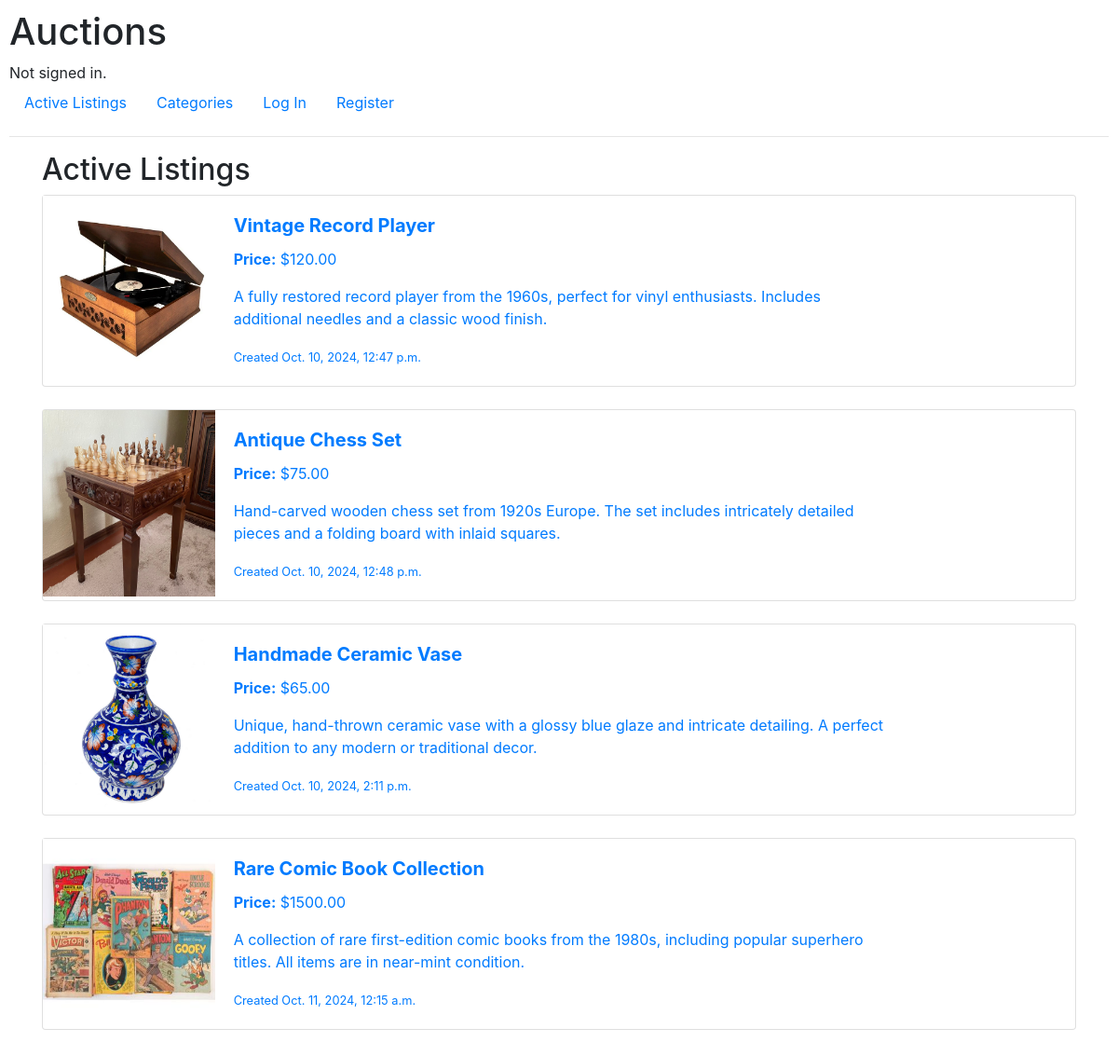
The page / on the database its author committed.
### auctions/models.py (models this page shows)
class AuctionListing(models.Model):
    name = models.CharField(max_length=100)
    description = models.TextField()
    current_bid = models.DecimalField(max_digits=10, decimal_places=2)
    photo = models.ImageField(upload_to='listings/', null=True, blank=True)
    datetime_submited = models.DateTimeField(auto_now_add=True)
    category = models.ForeignKey(Category, on_delete=models.CASCADE)
    listed_by = models.ForeignKey(User, on_delete=models.CASCADE)
    def __str__(self):
        return self.name

### auctions/views.py (the view)
# urls.py: path("", views.index, name="index"),
def index(request):
    return render(request, "auctions/index.html", {
        "listings": AuctionListing.objects.all()
    })

### auctions/templates/auctions/index.html
{% extends "auctions/layout.html" %}
{% block body %}
    <h2>Active Listings</h2>
    <div class="row">
        {% for listing in listings %}
            <a href="{% url 'listing_details' listing.id %}" class="text-decoration-none">
                <div class="col-12 mb-4">
                    <div class="card h-100">
                        <div class="row no-gutters">
                            <div class="col-lg-2 col-md-4">
                                <img src="{{ listing.photo.url }}" alt="{{ listing }}" width="100%" height="200px">
                            </div>
                            <div class="col-md-8">
                                <div class="card-body">
                                    <h5 class="card-title"><strong>{{ listing }}</strong></h5>
                                    <p><strong>Price:</strong> ${{ listing.current_bid }}</p>
                                    <p>{{ listing.description }}</p>
                                    <small>Created {{ listing.datetime_submited }}</small>
                                </div>
                            </div>
                        </div>
                    </div>
                </div>
            </a>
        {% endfor %}
    </div>
{% endblock body %}

### auctions/static/auctions/styles.css (style rules this page uses)
body { padding: 10px; }

### rows shown on the page
AuctionListing: photo (picture), name "Vintage Record Player", current_bid "120.00", description "A fully restored record player from the 1960s, perfect for vinyl enthusiasts. Includes additional needles and a classic wood finish.", datetime_submited "Oct. 10, 2024, 12:47 p.m."
AuctionListing: photo (picture), name "Antique Chess Set", current_bid "75.00", description "Hand-carved wooden chess set from 1920s Europe. The set includes intricately detailed pieces and a folding board with inlaid squares.", datetime_submited "Oct. 10, 2024, 12:48 p.m."
AuctionListing: photo (picture), name "Handmade Ceramic Vase", current_bid "65.00", description "Unique, hand-thrown ceramic vase with a glossy blue glaze and intricate detailing. A perfect addition to any modern or traditional decor.", datetime_submited "Oct. 10, 2024, 2:11 p.m."
AuctionListing: photo (picture), name "Rare Comic Book Collection", current_bid "1500.00", description "A collection of rare first-edition comic books from the 1980s, including popular superhero titles. All items are in near-mint condition.", datetime_submited "Oct. 11, 2024, 12:15 a.m."
